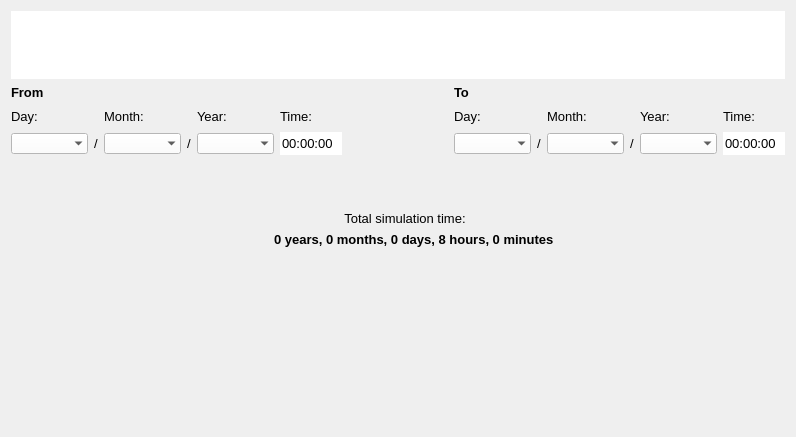
<?xml version="1.0" encoding="UTF-8"?>
<ui version="4.0">
 <class>Form</class>
 <widget class="QWidget" name="Form">
  <property name="windowModality">
   <enum>Qt::NonModal</enum>
  </property>
  <property name="geometry">
   <rect>
    <x>0</x>
    <y>0</y>
    <width>750</width>
    <height>437</height>
   </rect>
  </property>
  <property name="sizePolicy">
   <sizepolicy hsizetype="Expanding" vsizetype="Expanding">
    <horstretch>0</horstretch>
    <verstretch>0</verstretch>
   </sizepolicy>
  </property>
  <property name="font">
   <font>
    <family>Segoe UI</family>
    <pointsize>10</pointsize>
   </font>
  </property>
  <property name="windowTitle">
   <string>Form</string>
  </property>
  <property name="autoFillBackground">
   <bool>true</bool>
  </property>
  <property name="styleSheet">
   <string notr="true">QComboBox {background-color: rgba(255, 255, 255);}</string>
  </property>
  <layout class="QGridLayout" name="gridLayout">
   <item row="3" column="9">
    <widget class="QComboBox" name="cbo_to_m">
     <property name="font">
      <font>
       <family>Segoe UI</family>
       <pointsize>10</pointsize>
      </font>
     </property>
     <property name="autoFillBackground">
      <bool>false</bool>
     </property>
     <property name="styleSheet">
      <string notr="true">QComboBox {background-color: rgba(255, 255, 255);}</string>
     </property>
     <property name="frame">
      <bool>false</bool>
     </property>
    </widget>
   </item>
   <item row="3" column="0">
    <widget class="QComboBox" name="cbo_from_d">
     <property name="font">
      <font>
       <family>Segoe UI</family>
       <pointsize>10</pointsize>
      </font>
     </property>
     <property name="autoFillBackground">
      <bool>false</bool>
     </property>
     <property name="styleSheet">
      <string notr="true">QComboBox {background-color: rgba(255, 255, 255);}</string>
     </property>
     <property name="frame">
      <bool>false</bool>
     </property>
    </widget>
   </item>
   <item row="3" column="11">
    <widget class="QComboBox" name="cbo_to_y">
     <property name="font">
      <font>
       <family>Segoe UI</family>
       <pointsize>10</pointsize>
      </font>
     </property>
     <property name="autoFillBackground">
      <bool>true</bool>
     </property>
     <property name="styleSheet">
      <string notr="true">QComboBox {background-color: rgba(255, 255, 255);}</string>
     </property>
     <property name="frame">
      <bool>false</bool>
     </property>
    </widget>
   </item>
   <item row="3" column="12">
    <widget class="QTimeEdit" name="cbo_to_t">
     <property name="font">
      <font>
       <family>Segoe UI</family>
       <pointsize>10</pointsize>
      </font>
     </property>
     <property name="autoFillBackground">
      <bool>true</bool>
     </property>
     <property name="styleSheet">
      <string notr="true">QComboBox {background-color: rgba(255, 255, 255);}</string>
     </property>
     <property name="frame">
      <bool>false</bool>
     </property>
     <property name="buttonSymbols">
      <enum>QAbstractSpinBox::NoButtons</enum>
     </property>
    </widget>
   </item>
   <item row="0" column="0" colspan="13">
    <widget class="QGraphicsView" name="gv_svg">
     <property name="sizePolicy">
      <sizepolicy hsizetype="Expanding" vsizetype="Minimum">
       <horstretch>0</horstretch>
       <verstretch>0</verstretch>
      </sizepolicy>
     </property>
     <property name="frameShape">
      <enum>QFrame::NoFrame</enum>
     </property>
     <property name="verticalScrollBarPolicy">
      <enum>Qt::ScrollBarAlwaysOff</enum>
     </property>
     <property name="horizontalScrollBarPolicy">
      <enum>Qt::ScrollBarAlwaysOff</enum>
     </property>
     <property name="sizeAdjustPolicy">
      <enum>QAbstractScrollArea::AdjustToContents</enum>
     </property>
    </widget>
   </item>
   <item row="1" column="0">
    <widget class="QLabel" name="label_3">
     <property name="font">
      <font>
       <family>Segoe UI</family>
       <pointsize>10</pointsize>
       <weight>75</weight>
       <bold>true</bold>
      </font>
     </property>
     <property name="text">
      <string>From</string>
     </property>
    </widget>
   </item>
   <item row="2" column="7">
    <widget class="QLabel" name="label">
     <property name="sizePolicy">
      <sizepolicy hsizetype="Minimum" vsizetype="Preferred">
       <horstretch>0</horstretch>
       <verstretch>0</verstretch>
      </sizepolicy>
     </property>
     <property name="font">
      <font>
       <family>Segoe UI</family>
       <pointsize>10</pointsize>
      </font>
     </property>
     <property name="text">
      <string>Day:</string>
     </property>
    </widget>
   </item>
   <item row="7" column="6">
    <spacer name="verticalSpacer">
     <property name="orientation">
      <enum>Qt::Vertical</enum>
     </property>
     <property name="sizeHint" stdset="0">
      <size>
       <width>20</width>
       <height>40</height>
      </size>
     </property>
    </spacer>
   </item>
   <item row="2" column="12">
    <widget class="QLabel" name="label_9">
     <property name="sizePolicy">
      <sizepolicy hsizetype="Minimum" vsizetype="Preferred">
       <horstretch>0</horstretch>
       <verstretch>0</verstretch>
      </sizepolicy>
     </property>
     <property name="font">
      <font>
       <family>Segoe UI</family>
       <pointsize>10</pointsize>
      </font>
     </property>
     <property name="text">
      <string>Time:</string>
     </property>
    </widget>
   </item>
   <item row="2" column="11">
    <widget class="QLabel" name="label_8">
     <property name="sizePolicy">
      <sizepolicy hsizetype="Minimum" vsizetype="Preferred">
       <horstretch>0</horstretch>
       <verstretch>0</verstretch>
      </sizepolicy>
     </property>
     <property name="font">
      <font>
       <family>Segoe UI</family>
       <pointsize>10</pointsize>
      </font>
     </property>
     <property name="text">
      <string>Year:</string>
     </property>
    </widget>
   </item>
   <item row="3" column="4">
    <widget class="QComboBox" name="cbo_from_y">
     <property name="font">
      <font>
       <family>Segoe UI</family>
       <pointsize>10</pointsize>
      </font>
     </property>
     <property name="autoFillBackground">
      <bool>false</bool>
     </property>
     <property name="styleSheet">
      <string notr="true">QComboBox {background-color: rgba(255, 255, 255);}</string>
     </property>
     <property name="frame">
      <bool>false</bool>
     </property>
    </widget>
   </item>
   <item row="2" column="5">
    <widget class="QLabel" name="label_7">
     <property name="sizePolicy">
      <sizepolicy hsizetype="Minimum" vsizetype="Preferred">
       <horstretch>0</horstretch>
       <verstretch>0</verstretch>
      </sizepolicy>
     </property>
     <property name="font">
      <font>
       <family>Segoe UI</family>
       <pointsize>10</pointsize>
      </font>
     </property>
     <property name="text">
      <string>Time:</string>
     </property>
    </widget>
   </item>
   <item row="2" column="4">
    <widget class="QLabel" name="label_6">
     <property name="sizePolicy">
      <sizepolicy hsizetype="Minimum" vsizetype="Preferred">
       <horstretch>0</horstretch>
       <verstretch>0</verstretch>
      </sizepolicy>
     </property>
     <property name="font">
      <font>
       <family>Segoe UI</family>
       <pointsize>10</pointsize>
      </font>
     </property>
     <property name="text">
      <string>Year:</string>
     </property>
    </widget>
   </item>
   <item row="3" column="5">
    <widget class="QTimeEdit" name="time_from_t">
     <property name="font">
      <font>
       <family>Segoe UI</family>
       <pointsize>10</pointsize>
      </font>
     </property>
     <property name="autoFillBackground">
      <bool>true</bool>
     </property>
     <property name="styleSheet">
      <string notr="true">QTimeEdit {background-color: rgba(255, 255, 255);}</string>
     </property>
     <property name="frame">
      <bool>false</bool>
     </property>
     <property name="buttonSymbols">
      <enum>QAbstractSpinBox::NoButtons</enum>
     </property>
    </widget>
   </item>
   <item row="2" column="9">
    <widget class="QLabel" name="label_2">
     <property name="sizePolicy">
      <sizepolicy hsizetype="Minimum" vsizetype="Preferred">
       <horstretch>0</horstretch>
       <verstretch>0</verstretch>
      </sizepolicy>
     </property>
     <property name="font">
      <font>
       <family>Segoe UI</family>
       <pointsize>10</pointsize>
      </font>
     </property>
     <property name="text">
      <string>Month:</string>
     </property>
    </widget>
   </item>
   <item row="2" column="0">
    <widget class="QLabel" name="label_4">
     <property name="sizePolicy">
      <sizepolicy hsizetype="Minimum" vsizetype="Preferred">
       <horstretch>0</horstretch>
       <verstretch>0</verstretch>
      </sizepolicy>
     </property>
     <property name="font">
      <font>
       <family>Segoe UI</family>
       <pointsize>10</pointsize>
      </font>
     </property>
     <property name="text">
      <string>Day:</string>
     </property>
    </widget>
   </item>
   <item row="1" column="7">
    <widget class="QLabel" name="label_10">
     <property name="font">
      <font>
       <family>Segoe UI</family>
       <pointsize>10</pointsize>
       <weight>75</weight>
       <bold>true</bold>
      </font>
     </property>
     <property name="text">
      <string>To</string>
     </property>
    </widget>
   </item>
   <item row="2" column="2">
    <widget class="QLabel" name="label_5">
     <property name="sizePolicy">
      <sizepolicy hsizetype="Minimum" vsizetype="Preferred">
       <horstretch>0</horstretch>
       <verstretch>0</verstretch>
      </sizepolicy>
     </property>
     <property name="font">
      <font>
       <family>Segoe UI</family>
       <pointsize>10</pointsize>
      </font>
     </property>
     <property name="text">
      <string>Month:</string>
     </property>
    </widget>
   </item>
   <item row="3" column="2">
    <widget class="QComboBox" name="cbo_from_m">
     <property name="font">
      <font>
       <family>Segoe UI</family>
       <pointsize>10</pointsize>
      </font>
     </property>
     <property name="autoFillBackground">
      <bool>false</bool>
     </property>
     <property name="styleSheet">
      <string notr="true">QComboBox {background-color: rgba(255, 255, 255);}</string>
     </property>
     <property name="frame">
      <bool>false</bool>
     </property>
    </widget>
   </item>
   <item row="3" column="3">
    <widget class="QLabel" name="label_12">
     <property name="font">
      <font>
       <family>Segoe UI</family>
       <pointsize>10</pointsize>
      </font>
     </property>
     <property name="text">
      <string>/</string>
     </property>
    </widget>
   </item>
   <item row="3" column="1">
    <widget class="QLabel" name="label_11">
     <property name="sizePolicy">
      <sizepolicy hsizetype="Minimum" vsizetype="Preferred">
       <horstretch>0</horstretch>
       <verstretch>0</verstretch>
      </sizepolicy>
     </property>
     <property name="font">
      <font>
       <family>Segoe UI</family>
       <pointsize>10</pointsize>
      </font>
     </property>
     <property name="text">
      <string>/</string>
     </property>
    </widget>
   </item>
   <item row="2" column="6">
    <spacer name="horizontalSpacer">
     <property name="orientation">
      <enum>Qt::Horizontal</enum>
     </property>
     <property name="sizeType">
      <enum>QSizePolicy::Fixed</enum>
     </property>
     <property name="sizeHint" stdset="0">
      <size>
       <width>100</width>
       <height>20</height>
      </size>
     </property>
    </spacer>
   </item>
   <item row="3" column="10">
    <widget class="QLabel" name="label_15">
     <property name="font">
      <font>
       <family>Segoe UI</family>
       <pointsize>10</pointsize>
      </font>
     </property>
     <property name="text">
      <string>/</string>
     </property>
    </widget>
   </item>
   <item row="3" column="8">
    <widget class="QLabel" name="label_14">
     <property name="font">
      <font>
       <family>Segoe UI</family>
       <pointsize>10</pointsize>
      </font>
     </property>
     <property name="text">
      <string>/</string>
     </property>
    </widget>
   </item>
   <item row="4" column="6">
    <spacer name="verticalSpacer_2">
     <property name="orientation">
      <enum>Qt::Vertical</enum>
     </property>
     <property name="sizeType">
      <enum>QSizePolicy::Fixed</enum>
     </property>
     <property name="sizeHint" stdset="0">
      <size>
       <width>20</width>
       <height>50</height>
      </size>
     </property>
    </spacer>
   </item>
   <item row="3" column="7">
    <widget class="QComboBox" name="cbo_to_d">
     <property name="font">
      <font>
       <family>Segoe UI</family>
       <pointsize>10</pointsize>
      </font>
     </property>
     <property name="autoFillBackground">
      <bool>false</bool>
     </property>
     <property name="styleSheet">
      <string notr="true">QComboBox {background-color: rgba(255, 255, 255);}</string>
     </property>
     <property name="frame">
      <bool>false</bool>
     </property>
    </widget>
   </item>
   <item row="3" column="6">
    <spacer name="horizontalSpacer_2">
     <property name="orientation">
      <enum>Qt::Horizontal</enum>
     </property>
     <property name="sizeType">
      <enum>QSizePolicy::Expanding</enum>
     </property>
     <property name="sizeHint" stdset="0">
      <size>
       <width>125</width>
       <height>20</height>
      </size>
     </property>
    </spacer>
   </item>
   <item row="6" column="4" colspan="7" alignment="Qt::AlignHCenter|Qt::AlignVCenter">
    <widget class="QLabel" name="label_total_time">
     <property name="font">
      <font>
       <family>Segoe UI</family>
       <pointsize>10</pointsize>
       <weight>75</weight>
       <bold>true</bold>
      </font>
     </property>
     <property name="text">
      <string>0 years, 0 months, 0 days, 8 hours, 0 minutes </string>
     </property>
     <property name="alignment">
      <set>Qt::AlignCenter</set>
     </property>
    </widget>
   </item>
   <item row="5" column="5" colspan="3" alignment="Qt::AlignHCenter|Qt::AlignVCenter">
    <widget class="QLabel" name="label_13">
     <property name="font">
      <font>
       <family>Segoe UI</family>
       <pointsize>10</pointsize>
      </font>
     </property>
     <property name="text">
      <string>Total simulation time:</string>
     </property>
     <property name="alignment">
      <set>Qt::AlignCenter</set>
     </property>
    </widget>
   </item>
  </layout>
 </widget>
 <resources/>
 <connections/>
</ui>
